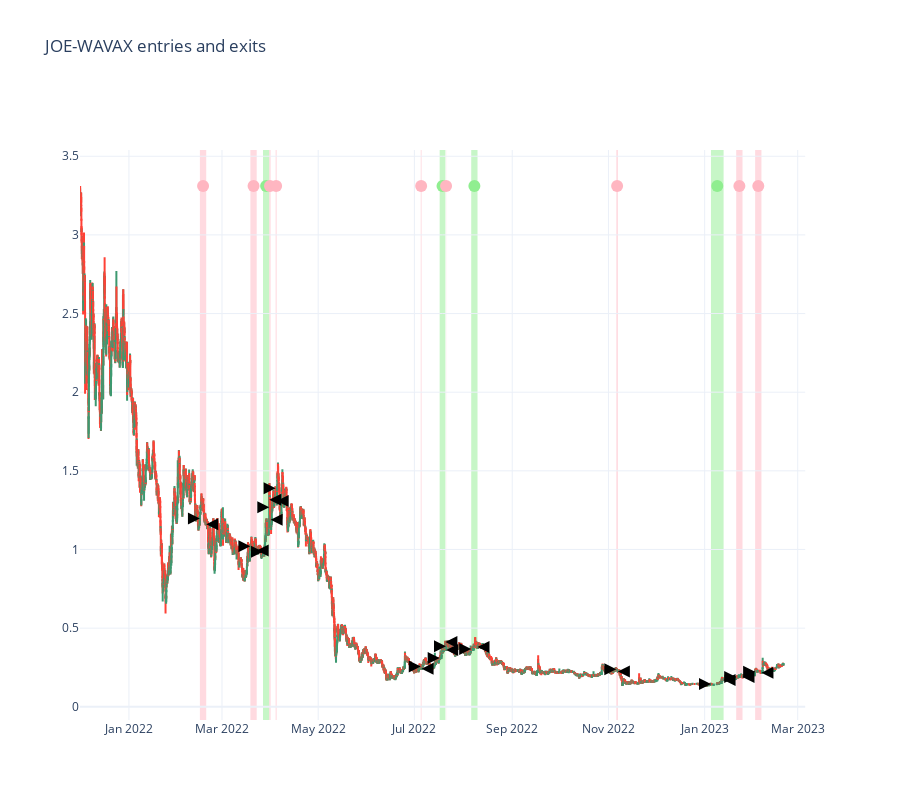

Notebook code for this chart:
### Markdown cell above
# Individual pair analysis

Examine one trading pair and how it performed.

### Code cell
from tradeexecutor.visual.single_pair import visualise_single_pair_positions_with_duration_and_slippage

target_pair = universe.universe.pairs.get_pair(
    ChainId.avalanche,
    "trader-joe",
    "JOE",
    "WAVAX"
)

ticker = target_pair.get_ticker()
pair_candles = universe.backtest_stop_loss_candles.get_candles_by_pair(target_pair.pair_id)

fig = visualise_single_pair_positions_with_duration_and_slippage(
    state,
    pair_id=target_pair.pair_id,
    title=f"{ticker} entries and exits",
    candles=pair_candles,
    start_at=start_at,
    end_at=end_at,
    technical_indicators=False,
)

fig.show()

### Figure 1 — Plotly figure (JSON) as saved in the notebook; plotly's stock layout.template omitted (floating-point values rounded to 4 significant figures; data arrays with more than 128 entries replaced by an {"elided": "..."} marker saying what was removed)
{"data": [{"close": {"elided": "9089 float values"}, "high": {"elided": "9089 float values"}, "hoverinfo": "text", "low": {"elided": "9089 float values"}, "open": {"elided": "9089 float values"}, "showlegend": false, "text": {"elided": "9089 str values"}, "type": "candlestick", "x": {"elided": "9089 str values"}, "xaxis": "x", "yaxis": "y"}, {"hoverinfo": "text", "hovertext": "Position #7<br><br>Profit: -88.94 USD<br>Profit: -3.1076 %<br><br>Entry price: 1.19 USD (mid price)<br>Entry price: 1.20 USD (expected)<br>Entry price: 1.20 USD (executed)<br>Entry slippage: 0.0000 %<br>Entry duration: 0:00:00<br><br>Exit price: 1.16 USD (expected)<br>Exit price: 1.16 USD (executed)<br>Exit slippage: 0.0000 %<br>Exit duration: 0:00:00<br>Avg buy price: 1.20 USD<br>Avg sell price: 1.16 USD<br><br>Duration: 4 days, 0:00:00<br>Started: 2022-02-15, 00:00:00 UTC (first trade started)<br>Ended: 2022-02-19, 00:00:00 UTC (last trade executed at)<br>", "marker": {"color": "LightPink", "size": 12}, "mode": "markers", "showlegend": false, "type": "scatter", "x": ["2022-02-17T00:00:00"], "y": [3.311]}, {"hoverinfo": "text", "hovertext": "Position #16<br><br>Profit: -68.45 USD<br>Profit: -2.6125 %<br><br>Entry price: 1.02 USD (mid price)<br>Entry price: 1.02 USD (expected)<br>Entry price: 1.02 USD (executed)<br>Entry slippage: 0.0000 %<br>Entry duration: 0:00:00<br><br>Exit price: 0.99 USD (expected)<br>Exit price: 0.99 USD (executed)<br>Exit slippage: 0.0000 %<br>Exit duration: 0:00:00<br>Avg buy price: 1.02 USD<br>Avg sell price: 0.99 USD<br><br>Duration: 4 days, 0:00:00<br>Started: 2022-03-19, 00:00:00 UTC (first trade started)<br>Ended: 2022-03-23, 00:00:00 UTC (last trade executed at)<br>", "marker": {"color": "LightPink", "size": 12}, "mode": "markers", "showlegend": false, "type": "scatter", "x": ["2022-03-21T00:00:00"], "y": [3.311]}, {"hoverinfo": "text", "hovertext": "Position #22<br><br>Profit: 1012.31 USD<br>Profit: 33.4744 %<br><br>Entry price: 0.98 USD (mid price)<br>Entry price: 0.99 USD (expected)<br>Entry price: 0.99 USD (executed)<br>Entry slippage: 0.0000 %<br>Entry duration: 0:00:00<br><br>Exit price: 1.32 USD (expected)<br>Exit price: 1.32 USD (executed)<br>Exit slippage: 0.0000 %<br>Exit duration: 0:00:00<br>Avg buy price: 0.99 USD<br>Avg sell price: 1.32 USD<br><br>Duration: 3 days, 23:00:00<br>Started: 2022-03-27, 00:00:00 UTC (first trade started)<br>Ended: 2022-03-30, 23:00:00 UTC (last trade executed at)<br>", "marker": {"color": "LightGreen", "size": 12}, "mode": "markers", "showlegend": false, "type": "scatter", "x": ["2022-03-28T23:30:00"], "y": [3.311]}, {"hoverinfo": "text", "hovertext": "Position #25<br><br>Stop loss triggered at: 1.20 USD<br><br>Profit: -204.70 USD<br>Profit: -6.2196 %<br><br>Entry price: 1.26 USD (mid price)<br>Entry price: 1.27 USD (expected)<br>Entry price: 1.27 USD (executed)<br>Entry slippage: 0.0000 %<br>Entry duration: 0:00:00<br><br>Exit price: 1.19 USD (expected)<br>Exit price: 1.19 USD (executed)<br>Exit slippage: 0.0000 %<br>Exit duration: 0:00:00<br>Avg buy price: 1.27 USD<br>Avg sell price: 1.19 USD<br><br>Duration: 20:00:00<br>Started: 2022-03-31, 00:00:00 UTC (first trade started)<br>Ended: 2022-03-31, 20:00:00 UTC (last trade executed at)<br>", "marker": {"color": "LightPink", "size": 12}, "mode": "markers", "showlegend": false, "type": "scatter", "x": ["2022-03-31T10:00:00"], "y": [3.311]}, {"hoverinfo": "text", "hovertext": "Position #28<br><br>Stop loss triggered at: 1.32 USD<br><br>Profit: -187.82 USD<br>Profit: -5.7739 %<br><br>Entry price: 1.38 USD (mid price)<br>Entry price: 1.39 USD (expected)<br>Entry price: 1.39 USD (executed)<br>Entry slippage: 0.0000 %<br>Entry duration: 0:00:00<br><br>Exit price: 1.31 USD (expected)<br>Exit price: 1.31 USD (executed)<br>Exit slippage: 0.0000 %<br>Exit duration: 0:00:00<br>Avg buy price: 1.39 USD<br>Avg sell price: 1.31 USD<br><br>Duration: 16:00:00<br>Started: 2022-04-04, 00:00:00 UTC (first trade started)<br>Ended: 2022-04-04, 16:00:00 UTC (last trade executed at)<br>", "marker": {"color": "LightPink", "size": 12}, "mode": "markers", "showlegend": false, "type": "scatter", "x": ["2022-04-04T08:00:00"], "y": [3.311]}, {"hoverinfo": "text", "hovertext": "Position #31<br><br>Stop loss triggered at: 0.24 USD<br><br>Profit: -183.49 USD<br>Profit: -5.8378 %<br><br>Entry price: 0.26 USD (mid price)<br>Entry price: 0.26 USD (expected)<br>Entry price: 0.26 USD (executed)<br>Entry slippage: 0.0000 %<br>Entry duration: 0:00:00<br><br>Exit price: 0.24 USD (expected)<br>Exit price: 0.24 USD (executed)<br>Exit slippage: 0.0000 %<br>Exit duration: 0:00:00<br>Avg buy price: 0.26 USD<br>Avg sell price: 0.24 USD<br><br>Duration: 13:00:00<br>Started: 2022-07-05, 00:00:00 UTC (first trade started)<br>Ended: 2022-07-05, 13:00:00 UTC (last trade executed at)<br>", "marker": {"color": "LightPink", "size": 12}, "mode": "markers", "showlegend": false, "type": "scatter", "x": ["2022-07-05T06:30:00"], "y": [3.311]}, {"hoverinfo": "text", "hovertext": "Position #37<br><br>Profit: 942.80 USD<br>Profit: 32.3663 %<br><br>Entry price: 0.31 USD (mid price)<br>Entry price: 0.31 USD (expected)<br>Entry price: 0.31 USD (executed)<br>Entry slippage: 0.0000 %<br>Entry duration: 0:00:00<br><br>Exit price: 0.41 USD (expected)<br>Exit price: 0.41 USD (executed)<br>Exit slippage: 0.0000 %<br>Exit duration: 0:00:00<br>Avg buy price: 0.31 USD<br>Avg sell price: 0.41 USD<br><br>Duration: 3 days, 15:00:00<br>Started: 2022-07-17, 00:00:00 UTC (first trade started)<br>Ended: 2022-07-20, 15:00:00 UTC (last trade executed at)<br>", "marker": {"color": "LightGreen", "size": 12}, "mode": "markers", "showlegend": false, "type": "scatter", "x": ["2022-07-18T19:30:00"], "y": [3.311]}, {"hoverinfo": "text", "hovertext": "Position #40<br><br>Stop loss triggered at: 0.36 USD<br><br>Profit: -193.87 USD<br>Profit: -5.9841 %<br><br>Entry price: 0.38 USD (mid price)<br>Entry price: 0.38 USD (expected)<br>Entry price: 0.38 USD (executed)<br>Entry slippage: 0.0000 %<br>Entry duration: 0:00:00<br><br>Exit price: 0.36 USD (expected)<br>Exit price: 0.36 USD (executed)<br>Exit slippage: 0.0000 %<br>Exit duration: 0:00:00<br>Avg buy price: 0.38 USD<br>Avg sell price: 0.36 USD<br><br>Duration: 3:00:00<br>Started: 2022-07-21, 00:00:00 UTC (first trade started)<br>Ended: 2022-07-21, 03:00:00 UTC (last trade executed at)<br>", "marker": {"color": "LightPink", "size": 12}, "mode": "markers", "showlegend": false, "type": "scatter", "x": ["2022-07-21T01:30:00"], "y": [3.311]}, {"hoverinfo": "text", "hovertext": "Position #52<br><br>Profit: 98.07 USD<br>Profit: 3.2790 %<br><br>Entry price: 0.37 USD (mid price)<br>Entry price: 0.37 USD (expected)<br>Entry price: 0.37 USD (executed)<br>Entry slippage: 0.0000 %<br>Entry duration: 0:00:00<br><br>Exit price: 0.38 USD (expected)<br>Exit price: 0.38 USD (executed)<br>Exit slippage: 0.0000 %<br>Exit duration: 0:00:00<br>Avg buy price: 0.37 USD<br>Avg sell price: 0.38 USD<br><br>Duration: 4 days, 0:00:00<br>Started: 2022-08-06, 00:00:00 UTC (first trade started)<br>Ended: 2022-08-10, 00:00:00 UTC (last trade executed at)<br>", "marker": {"color": "LightGreen", "size": 12}, "mode": "markers", "showlegend": false, "type": "scatter", "x": ["2022-08-08T00:00:00"], "y": [3.311]}, {"hoverinfo": "text", "hovertext": "Position #72<br><br>Stop loss triggered at: 0.23 USD<br><br>Profit: -173.87 USD<br>Profit: -6.0174 %<br><br>Entry price: 0.24 USD (mid price)<br>Entry price: 0.24 USD (expected)<br>Entry price: 0.24 USD (executed)<br>Entry slippage: 0.0000 %<br>Entry duration: 0:00:00<br><br>Exit price: 0.22 USD (expected)<br>Exit price: 0.22 USD (executed)<br>Exit slippage: 0.0000 %<br>Exit duration: 0:00:00<br>Avg buy price: 0.24 USD<br>Avg sell price: 0.22 USD<br><br>Duration: 1 day, 0:00:00<br>Started: 2022-11-06, 00:00:00 UTC (first trade started)<br>Ended: 2022-11-07, 00:00:00 UTC (last trade executed at)<br>", "marker": {"color": "LightPink", "size": 12}, "mode": "markers", "showlegend": false, "type": "scatter", "x": ["2022-11-06T12:00:00"], "y": [3.311]}, {"hoverinfo": "text", "hovertext": "Position #81<br><br>Profit: 497.66 USD<br>Profit: 18.0822 %<br><br>Entry price: 0.14 USD (mid price)<br>Entry price: 0.14 USD (expected)<br>Entry price: 0.14 USD (executed)<br>Entry slippage: 0.0000 %<br>Entry duration: 0:00:00<br><br>Exit price: 0.17 USD (expected)<br>Exit price: 0.17 USD (executed)<br>Exit slippage: 0.0000 %<br>Exit duration: 0:00:00<br>Avg buy price: 0.14 USD<br>Avg sell price: 0.17 USD<br><br>Duration: 8 days, 0:00:00<br>Started: 2023-01-05, 00:00:00 UTC (first trade started)<br>Ended: 2023-01-13, 00:00:00 UTC (last trade executed at)<br>", "marker": {"color": "LightGreen", "size": 12}, "mode": "markers", "showlegend": false, "type": "scatter", "x": ["2023-01-09T00:00:00"], "y": [3.311]}, {"hoverinfo": "text", "hovertext": "Position #87<br><br>Profit: -10.03 USD<br>Profit: -0.3089 %<br><br>Entry price: 0.19 USD (mid price)<br>Entry price: 0.19 USD (expected)<br>Entry price: 0.19 USD (executed)<br>Entry slippage: 0.0000 %<br>Entry duration: 0:00:00<br><br>Exit price: 0.19 USD (expected)<br>Exit price: 0.19 USD (executed)<br>Exit slippage: 0.0000 %<br>Exit duration: 0:00:00<br>Avg buy price: 0.19 USD<br>Avg sell price: 0.19 USD<br><br>Duration: 4 days, 0:00:00<br>Started: 2023-01-21, 00:00:00 UTC (first trade started)<br>Ended: 2023-01-25, 00:00:00 UTC (last trade executed at)<br>", "marker": {"color": "LightPink", "size": 12}, "mode": "markers", "showlegend": false, "type": "scatter", "x": ["2023-01-23T00:00:00"], "y": [3.311]}, {"hoverinfo": "text", "hovertext": "Position #92<br><br>Profit: -111.52 USD<br>Profit: -3.1104 %<br><br>Entry price: 0.22 USD (mid price)<br>Entry price: 0.22 USD (expected)<br>Entry price: 0.22 USD (executed)<br>Entry slippage: 0.0000 %<br>Entry duration: 0:00:00<br><br>Exit price: 0.22 USD (expected)<br>Exit price: 0.22 USD (executed)<br>Exit slippage: 0.0000 %<br>Exit duration: 0:00:00<br>Avg buy price: 0.22 USD<br>Avg sell price: 0.22 USD<br><br>Duration: 4 days, 0:00:00<br>Started: 2023-02-02, 00:00:00 UTC (first trade started)<br>Ended: 2023-02-06, 00:00:00 UTC (last trade executed at)<br>", "marker": {"color": "LightPink", "size": 12}, "mode": "markers", "showlegend": false, "type": "scatter", "x": ["2023-02-04T00:00:00"], "y": [3.311]}, {"marker": {"color": "black", "line": {"width": 0}, "size": 12, "symbol": "arrow-right"}, "mode": "markers", "showlegend": false, "text": ["<Buy #13 2390.909993654329657491315287 JOE at 1.197019323825836, success>", "<Buy #31 2569.215641661839384955305963 JOE at 1.019828445792198, success>", "<Buy #41 3067.146118503070233302493279 JOE at 0.9859730133414267, success>", "<Buy #48 2595.231591264769613006590181 JOE at 1.2682062381505965, success>", "<Buy #54 2342.602081498470286469668178 JOE at 1.3885717430114746, success>", "<Buy #61 12237.11725670219494967845732 JOE at 0.2568468366861343, success>", "<Buy #73 9369.569419331812379651977264 JOE at 0.31089030617475505, success>", "<Buy #77 8431.105578399403008237124588 JOE at 0.3842559090852737, success>", "<Buy #102 8134.720847173798341665344871 JOE at 0.3676683607399463, success>", "<Buy #142 12096.64422214573531422311010 JOE at 0.23886645331978795, success>", "<Buy #161 19003.14696423100372129056742 JOE at 0.14482977797091007, success>", "<Buy #173 17141.24478860460078713080978 JOE at 0.18950836294889448, success>", "<Buy #188 16046.70770146494040421576229 JOE at 0.2234286305606365, success>"], "type": "scatter", "x": ["2022-02-15T00:00:00", "2022-03-19T00:00:00", "2022-03-27T00:00:00", "2022-03-31T00:00:00", "2022-04-04T00:00:00", "2022-07-05T00:00:00", "2022-07-17T00:00:00", "2022-07-21T00:00:00", "2022-08-06T00:00:00", "2022-11-06T00:00:00", "2023-01-05T00:00:00", "2023-01-21T00:00:00", "2023-02-02T00:00:00"], "y": [1.197, 1.02, 0.986, 1.268, 1.389, 0.2568, 0.3109, 0.3843, 0.3677, 0.2389, 0.1448, 0.1895, 0.2234]}, {"marker": {"color": "black", "line": {"width": 0}, "size": 12, "symbol": "arrow-left"}, "mode": "markers", "showlegend": false, "text": ["<Sell #21 2390.909993654329657491315287 JOE at 1.1598207150697708, success>", "<Sell #39 2569.215641661839384955305963 JOE at 0.9931849805116654, success>", "<Sell #47 3067.146118503070233302493279 JOE at 1.3160218679904938, success>", "<Sell #52 2595.231591264769613006590181 JOE at 1.1893293244838714, success>", "<Sell #59 2342.602081498470286469668178 JOE at 1.30839646422863, success>", "<Sell #65 12237.11725670219494967845732 JOE at 0.24185262800753116, success>", "<Sell #76 9369.569419331812379651977264 JOE at 0.4115141327381134, success>", "<Sell #82 8431.105578399403008237124588 JOE at 0.36126171883940694, success>", "<Sell #108 8134.720847173798341665344871 JOE at 0.3797243142426014, success>", "<Sell #146 12096.64422214573531422311010 JOE at 0.22449300573766232, success>", "<Sell #171 19003.14696423100372129056742 JOE at 0.17101821130514144, success>", "<Sell #180 17141.24478860460078713080978 JOE at 0.18892306557297706, success>", "<Sell #192 16046.70770146494040421576229 JOE at 0.21647913531959057, success>"], "type": "scatter", "x": ["2022-02-19T00:00:00", "2022-03-23T00:00:00", "2022-03-30T23:00:00", "2022-03-31T20:00:00", "2022-04-04T16:00:00", "2022-07-05T13:00:00", "2022-07-20T15:00:00", "2022-07-21T03:00:00", "2022-08-10T00:00:00", "2022-11-07T00:00:00", "2023-01-13T00:00:00", "2023-01-25T00:00:00", "2023-02-06T00:00:00"], "y": [1.16, 0.9932, 1.316, 1.189, 1.308, 0.2419, 0.4115, 0.3613, 0.3797, 0.2245, 0.171, 0.1889, 0.2165]}], "layout": {"height": 800, "legend": {"orientation": "h", "x": 1, "xanchor": "right", "y": 1.09, "yanchor": "top"}, "margin": {"t": 150}, "shapes": [{"fillcolor": "LightPink", "layer": "below", "line": {"width": 0}, "opacity": 0.5, "type": "rect", "x0": "2022-02-15T00:00:00", "x1": "2022-02-19T00:00:00", "xref": "x", "y0": 0, "y1": 1, "yref": "y domain"}, {"line": {"color": "black", "width": 1}, "type": "line", "x0": "2022-02-15T00:00:00", "x1": "2022-02-15T00:00:00", "xref": "x", "y0": 1.197, "y1": 1.197, "yref": "y"}, {"line": {"color": "black", "width": 1}, "type": "line", "x0": "2022-02-19T00:00:00", "x1": "2022-02-19T00:00:00", "xref": "x", "y0": 1.16, "y1": 1.16, "yref": "y"}, {"fillcolor": "LightPink", "layer": "below", "line": {"width": 0}, "opacity": 0.5, "type": "rect", "x0": "2022-03-19T00:00:00", "x1": "2022-03-23T00:00:00", "xref": "x", "y0": 0, "y1": 1, "yref": "y domain"}, {"line": {"color": "black", "width": 1}, "type": "line", "x0": "2022-03-19T00:00:00", "x1": "2022-03-19T00:00:00", "xref": "x", "y0": 1.02, "y1": 1.02, "yref": "y"}, {"line": {"color": "black", "width": 1}, "type": "line", "x0": "2022-03-23T00:00:00", "x1": "2022-03-23T00:00:00", "xref": "x", "y0": 0.9932, "y1": 0.9932, "yref": "y"}, {"fillcolor": "LightGreen", "layer": "below", "line": {"width": 0}, "opacity": 0.5, "type": "rect", "x0": "2022-03-27T00:00:00", "x1": "2022-03-30T23:00:00", "xref": "x", "y0": 0, "y1": 1, "yref": "y domain"}, {"line": {"color": "black", "width": 1}, "type": "line", "x0": "2022-03-27T00:00:00", "x1": "2022-03-27T00:00:00", "xref": "x", "y0": 0.986, "y1": 0.986, "yref": "y"}, {"line": {"color": "black", "width": 1}, "type": "line", "x0": "2022-03-30T23:00:00", "x1": "2022-03-30T23:00:00", "xref": "x", "y0": 1.316, "y1": 1.316, "yref": "y"}, {"fillcolor": "LightPink", "layer": "below", "line": {"width": 0}, "opacity": 0.5, "type": "rect", "x0": "2022-03-31T00:00:00", "x1": "2022-03-31T20:00:00", "xref": "x", "y0": 0, "y1": 1, "yref": "y domain"}, {"line": {"color": "black", "width": 1}, "type": "line", "x0": "2022-03-31T00:00:00", "x1": "2022-03-31T00:00:00", "xref": "x", "y0": 1.268, "y1": 1.268, "yref": "y"}, {"line": {"color": "black", "width": 1}, "type": "line", "x0": "2022-03-31T20:00:00", "x1": "2022-03-31T20:00:00", "xref": "x", "y0": 1.189, "y1": 1.189, "yref": "y"}, {"fillcolor": "LightPink", "layer": "below", "line": {"width": 0}, "opacity": 0.5, "type": "rect", "x0": "2022-04-04T00:00:00", "x1": "2022-04-04T16:00:00", "xref": "x", "y0": 0, "y1": 1, "yref": "y domain"}, {"line": {"color": "black", "width": 1}, "type": "line", "x0": "2022-04-04T00:00:00", "x1": "2022-04-04T00:00:00", "xref": "x", "y0": 1.389, "y1": 1.389, "yref": "y"}, {"line": {"color": "black", "width": 1}, "type": "line", "x0": "2022-04-04T16:00:00", "x1": "2022-04-04T16:00:00", "xref": "x", "y0": 1.308, "y1": 1.308, "yref": "y"}, {"fillcolor": "LightPink", "layer": "below", "line": {"width": 0}, "opacity": 0.5, "type": "rect", "x0": "2022-07-05T00:00:00", "x1": "2022-07-05T13:00:00", "xref": "x", "y0": 0, "y1": 1, "yref": "y domain"}, {"line": {"color": "black", "width": 1}, "type": "line", "x0": "2022-07-05T00:00:00", "x1": "2022-07-05T00:00:00", "xref": "x", "y0": 0.2568, "y1": 0.2568, "yref": "y"}, {"line": {"color": "black", "width": 1}, "type": "line", "x0": "2022-07-05T13:00:00", "x1": "2022-07-05T13:00:00", "xref": "x", "y0": 0.2419, "y1": 0.2419, "yref": "y"}, {"fillcolor": "LightGreen", "layer": "below", "line": {"width": 0}, "opacity": 0.5, "type": "rect", "x0": "2022-07-17T00:00:00", "x1": "2022-07-20T15:00:00", "xref": "x", "y0": 0, "y1": 1, "yref": "y domain"}, {"line": {"color": "black", "width": 1}, "type": "line", "x0": "2022-07-17T00:00:00", "x1": "2022-07-17T00:00:00", "xref": "x", "y0": 0.3109, "y1": 0.3109, "yref": "y"}, {"line": {"color": "black", "width": 1}, "type": "line", "x0": "2022-07-20T15:00:00", "x1": "2022-07-20T15:00:00", "xref": "x", "y0": 0.4115, "y1": 0.4115, "yref": "y"}, {"fillcolor": "LightPink", "layer": "below", "line": {"width": 0}, "opacity": 0.5, "type": "rect", "x0": "2022-07-21T00:00:00", "x1": "2022-07-21T03:00:00", "xref": "x", "y0": 0, "y1": 1, "yref": "y domain"}, {"line": {"color": "black", "width": 1}, "type": "line", "x0": "2022-07-21T00:00:00", "x1": "2022-07-21T00:00:00", "xref": "x", "y0": 0.3843, "y1": 0.3843, "yref": "y"}, {"line": {"color": "black", "width": 1}, "type": "line", "x0": "2022-07-21T03:00:00", "x1": "2022-07-21T03:00:00", "xref": "x", "y0": 0.3613, "y1": 0.3613, "yref": "y"}, {"fillcolor": "LightGreen", "layer": "below", "line": {"width": 0}, "opacity": 0.5, "type": "rect", "x0": "2022-08-06T00:00:00", "x1": "2022-08-10T00:00:00", "xref": "x", "y0": 0, "y1": 1, "yref": "y domain"}, {"line": {"color": "black", "width": 1}, "type": "line", "x0": "2022-08-06T00:00:00", "x1": "2022-08-06T00:00:00", "xref": "x", "y0": 0.3677, "y1": 0.3677, "yref": "y"}, {"line": {"color": "black", "width": 1}, "type": "line", "x0": "2022-08-10T00:00:00", "x1": "2022-08-10T00:00:00", "xref": "x", "y0": 0.3797, "y1": 0.3797, "yref": "y"}, {"fillcolor": "LightPink", "layer": "below", "line": {"width": 0}, "opacity": 0.5, "type": "rect", "x0": "2022-11-06T00:00:00", "x1": "2022-11-07T00:00:00", "xref": "x", "y0": 0, "y1": 1, "yref": "y domain"}, {"line": {"color": "black", "width": 1}, "type": "line", "x0": "2022-11-06T00:00:00", "x1": "2022-11-06T00:00:00", "xref": "x", "y0": 0.2389, "y1": 0.2389, "yref": "y"}, {"line": {"color": "black", "width": 1}, "type": "line", "x0": "2022-11-07T00:00:00", "x1": "2022-11-07T00:00:00", "xref": "x", "y0": 0.2245, "y1": 0.2245, "yref": "y"}, {"fillcolor": "LightGreen", "layer": "below", "line": {"width": 0}, "opacity": 0.5, "type": "rect", "x0": "2023-01-05T00:00:00", "x1": "2023-01-13T00:00:00", "xref": "x", "y0": 0, "y1": 1, "yref": "y domain"}, {"line": {"color": "black", "width": 1}, "type": "line", "x0": "2023-01-05T00:00:00", "x1": "2023-01-05T00:00:00", "xref": "x", "y0": 0.1448, "y1": 0.1448, "yref": "y"}, {"line": {"color": "black", "width": 1}, "type": "line", "x0": "2023-01-13T00:00:00", "x1": "2023-01-13T00:00:00", "xref": "x", "y0": 0.171, "y1": 0.171, "yref": "y"}, {"fillcolor": "LightPink", "layer": "below", "line": {"width": 0}, "opacity": 0.5, "type": "rect", "x0": "2023-01-21T00:00:00", "x1": "2023-01-25T00:00:00", "xref": "x", "y0": 0, "y1": 1, "yref": "y domain"}, {"line": {"color": "black", "width": 1}, "type": "line", "x0": "2023-01-21T00:00:00", "x1": "2023-01-21T00:00:00", "xref": "x", "y0": 0.1895, "y1": 0.1895, "yref": "y"}, {"line": {"color": "black", "width": 1}, "type": "line", "x0": "2023-01-25T00:00:00", "x1": "2023-01-25T00:00:00", "xref": "x", "y0": 0.1889, "y1": 0.1889, "yref": "y"}, {"fillcolor": "LightPink", "layer": "below", "line": {"width": 0}, "opacity": 0.5, "type": "rect", "x0": "2023-02-02T00:00:00", "x1": "2023-02-06T00:00:00", "xref": "x", "y0": 0, "y1": 1, "yref": "y domain"}, {"line": {"color": "black", "width": 1}, "type": "line", "x0": "2023-02-02T00:00:00", "x1": "2023-02-02T00:00:00", "xref": "x", "y0": 0.2234, "y1": 0.2234, "yref": "y"}, {"line": {"color": "black", "width": 1}, "type": "line", "x0": "2023-02-06T00:00:00", "x1": "2023-02-06T00:00:00", "xref": "x", "y0": 0.2165, "y1": 0.2165, "yref": "y"}], "title": {"text": "JOE-WAVAX entries and exits", "y": 0.95}, "xaxis": {"anchor": "y", "domain": [0, 0.98], "rangeslider": {"visible": false}}, "yaxis": {"anchor": "x", "domain": [0, 1]}}}
